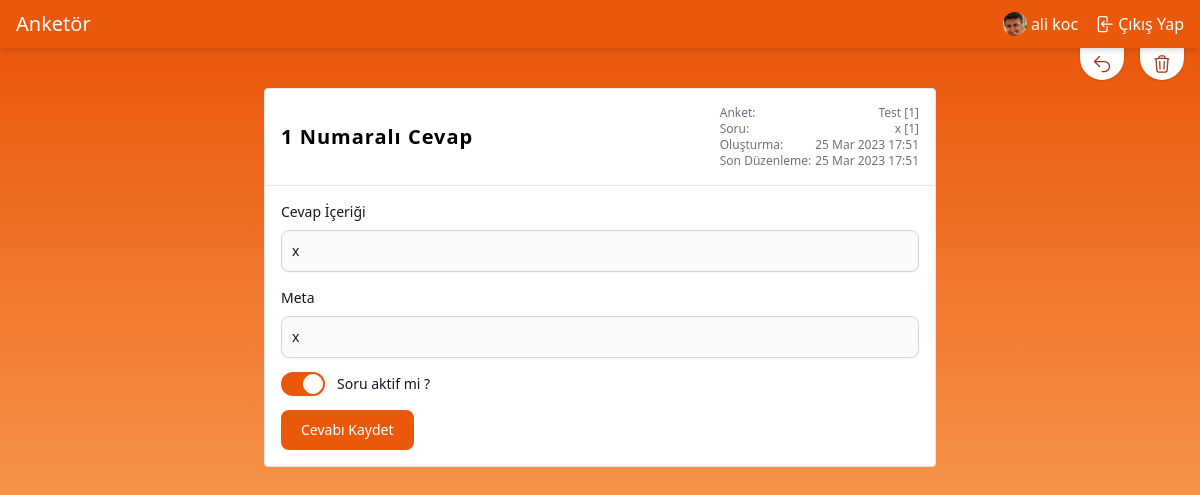
Screenshot of /polls/1/question/1/answer/1/update (signed in) with the database file from the repository.
### apps/account/models.py (models this page shows, shortened)
class User(AbstractBaseUser, PermissionsMixin):
    email = models.EmailField(max_length=254, unique=True)
    name = models.CharField(max_length=254, null=True, blank=True)
    is_staff = models.BooleanField(default=False)
    is_superuser = models.BooleanField(default=False)
    is_active = models.BooleanField(default=True)
    last_login = models.DateTimeField(null=True, blank=True)
    date_joined = models.DateTimeField(auto_now_add=True)
    USERNAME_FIELD = 'email'
    EMAIL_FIELD = 'email'
    REQUIRED_FIELDS = ["name"]
    objects = UserManager()
    class Meta:
        verbose_name = "Kullanıcı"
        verbose_name_plural = "Kullanıcılar"

class Profile(models.Model):
    user = models.OneToOneField(User, on_delete=models.CASCADE)
    image = models.ImageField(default='profile_pictures/def_profile.jpg', upload_to='profile_pictures')
    class Meta:
        verbose_name = "Profil"
        verbose_name_plural = "Profiller"

### apps/poll/models.py (models this page shows, shortened)
class PollAnswer(models.Model):
    poll = models.ForeignKey(
        Poll,
        on_delete=models.CASCADE,
        null=True,
        blank=True
    )
    question = models.ForeignKey(
        PollQuestion,
        on_delete=models.CASCADE,
        null=True,
        blank=True
    )
    meta = models.TextField(null=True, blank=True)
    content = models.TextField()
    is_active = models.BooleanField(default=False)
    created_at = models.DateTimeField(auto_now_add=True)
    updated_at = models.DateTimeField(auto_now=True)
    class Meta:
        ordering = ["-id"]
        db_table = "poll_answer"

class Poll(models.Model):
    author = models.ForeignKey(
        settings.AUTH_USER_MODEL,
        on_delete=models.CASCADE,
        null=True,
        blank=True
    )
    title = models.CharField(max_length=255)
    slug = models.SlugField(editable=False, null=True, blank=True, unique=True, db_index=True)
    meta_title = models.CharField(max_length=100, null=True, blank=True)
    tags = models.TextField(null=True, blank=True)
    description = models.TextField(null=True, blank=True)
    is_active = models.BooleanField(default=False)
    is_private = models.BooleanField(default=False)
    starts_at = models.DateTimeField(null=True, blank=True,
        help_text="date and time at which the poll open up for voting"
    )
    ends_at = models.DateTimeField(null=True, blank=True,
        help_text="date and time at which the poll closes for voting"
    )
    created_at = models.DateTimeField(auto_now_add=True)
    updated_at = models.DateTimeField(auto_now=True)
    class Meta:
        ordering = ["-id"]
        verbose_name = "Anket"
        verbose_name_plural = "Anketler"
        db_table = "poll"

class PollQuestion(models.Model):
    poll = models.ForeignKey(
        Poll,
        on_delete=models.CASCADE,
        null=True,
        blank=True
    )
    type = models.CharField(max_length=5, choices=PollQuestionChoices.get_choices(),
        default=PollQuestionChoices.get_default()
    )
    content = models.TextField()
    is_active = models.BooleanField(default=False)
    created_at = models.DateTimeField(auto_now_add=True)
    updated_at = models.DateTimeField(auto_now=True)
    class Meta:
        ordering = ["-id"]
        verbose_name = "Anket Soruları"
        verbose_name_plural = "Anket Soruları"
        db_table = "poll_question"

### apps/poll/views.py (the view, shortened to what this page needs)
# urls.py: path("<int:poll_id>/question/<int:question_id>/answer/<int:pk>/update", UpdatePollAnswer.as_view(),
class UpdatePollAnswer(LoginRequiredMixin, View):
    template_name = "poll/answer/update.html"
    def get(self, request, poll_id, question_id, pk):
        poll_object = get_object_or_404(Poll, pk=poll_id, author=self.request.user)
        answer_object = get_object_or_404(PollAnswer, pk=pk, poll_id=poll_object.id, question_id=question_id)
        return render(request, self.template_name, {"answer": answer_object})

### apps/poll/templates/poll/answer/update.html (shortened to what this page needs)
{% extends "base.html" %}
{% block content %}
  <section id="updateAnswer" class="from-orange-600 to-orange-300 bg-gradient-to-b">
    <div class="absolute flex right-0 space-x-4 px-4">
      <div>
        <a href="{% url "poll.answer.create" poll_id=answer.poll.id question_id=answer.question.id %}" title="Geri dön"
           class="flex bg-white rounded-b-full px-3 p-1.5 hover:py-3 transition-[padding] shadow">
          <svg xmlns="http://www.w3.org/2000/svg" fill="none" viewBox="0 0 24 24" stroke-width="1.5"
               stroke="currentColor"
               class="w-5 h-5 stroke-orange-800">
            <path stroke-linecap="round" stroke-linejoin="round" d="M9 15L3 9m0 0l6-6M3 9h12a6 6 0 010 12h-3"></path>
          </svg>
        </a>
      </div>
      <div>
        <form title="Sil"
              action="{% url "poll.answer.delete" poll_id=answer.poll.id question_id=answer.question.id pk=answer.id %}"
              method="post"
              class="flex bg-white rounded-b-full px-3 p-1.5 hover:py-3 transition-[padding] shadow">
          <button
            onclick="return confirm('Silmek istediğine emin misin ?')"
            type="submit">
          </button>
        </form>
      </div>
    </div>
    <div class="flex flex-col items-center my-10 mx-12 space-y-4">
      <div class="bg-white border rounded max-w-2xl w-full">
        <div class="p-4 sm:flex items-center justify-between">
          <h1 class="font-semibold text-xl tracking-wider">{{ answer.id }} Numaralı Cevap</h1>
          <div class="flex flex-col text-xs text-gray-500">
            <span>Anket: <span
              class="float-right ml-1">{{ answer.poll.title }} [{{ answer.poll.id }}] </span></span>
            <span>Soru: <span
              class="float-right ml-1">{{ answer.question.content }} [{{ answer.question.id }}] </span></span>
            <span>Oluşturma: <span class="float-right ml-1">{{ answer.created_at|date:"j M Y H:i" }}</span></span>
            <span>Son Düzenleme: <span class="float-right ml-1">{{ answer.updated_at|date:"j M Y H:i" }}</span></span>
          </div>
        </div>
        <hr>
        <div class="p-4">
          <form method="post">
            <div class="mb-4">
              <label for="content" class="block mb-2 text-sm font-medium text-gray-900">Cevap
                İçeriği</label>
              <input type="text" id="content" name="content"
                     value="{{ answer.content }}"
                     class="shadow-sm bg-gray-50 border border-gray-300 text-gray-900 text-sm rounded-lg focus:ring-orange-500 focus:border-orange-500 block w-full p-2.5"
                     placeholder="Soru" required>
            </div>
            <div class="mb-4">
              <label for="meta" class="block mb-2 text-sm font-medium text-gray-900">Meta</label>
              <input type="text" id="meta" name="meta"
                     value="{{ answer.meta }}"
                     class="shadow-sm bg-gray-50 border border-gray-300 text-gray-900 text-sm rounded-lg focus:ring-orange-500 focus:border-orange-500 block w-full p-2.5"
                     placeholder="Meta">
            </div>
            <div class="mb-4 flex items-center h-5">
              <label class="relative inline-flex items-center cursor-pointer">
                <div
                  class="w-11 h-6 bg-gray-200 peer-focus:outline-none peer-focus:ring-4 peer-focus:ring-orange-300 rounded-full peer peer-checked:after:translate-x-full peer-checked:after:border-white after:content-[''] after:absolute after:top-[2px] after:left-[2px] after:bg-white after:border-gray-300 after:border after:rounded-full after:h-5 after:w-5 after:transition-all peer-checked:bg-orange-600"></div>
                <span class="ml-3 text-sm font-medium text-gray-900">Soru aktif mi ?</span>
              </label>
            </div>
            <button type="submit"
                    class="text-white bg-orange-600 hover:bg-orange-700 focus:ring-4 focus:outline-none focus:ring-orange-300 font-medium rounded-lg text-sm px-5 py-2.5 text-center">
              Cevabı Kaydet
            </button>
          </form>
        </div>
      </div>
    </div>
  </section>
{% endblock %}

### templates/header.html (shortened to what this page needs)
{% load static %}
<header class="sticky w-full top-0 left-0 right-0 bottom-auto z-[990] bg-orange-600 text-white shadow-md p-2.5 px-4">
  <div class="flex items-center align-middle justify-between">
    <div>
      <a href="{% url "home" %}">
        <span class="text-xl font-medium">Anketör</span>
      </a>
    </div>
    <div class="flex justify-around items-center space-x-4">
      {% if not user.is_authenticated %}
        <a class="flex items-center space-x-1 hover:underline" href="{% url 'login' %}">
          <svg xmlns="http://www.w3.org/2000/svg" fill="none" viewBox="0 0 24 24" stroke-width="1.5"
               stroke="currentColor" class="w-5 h-5">
            <path stroke-linecap="round" stroke-linejoin="round"
                  d="M17.982 18.725A7.488 7.488 0 0012 15.75a7.488 7.488 0 00-5.982 2.975m11.963 0a9 9 0 10-11.963 0m11.963 0A8.966 8.966 0 0112 21a8.966 8.966 0 01-5.982-2.275M15 9.75a3 3 0 11-6 0 3 3 0 016 0z"></path>
          </svg>
          <span class="font-sans">Giriş Yap</span>
        </a>
      {% else %}
        <a href="{% url "poll.index" %}" class="flex hover:underline items-center space-x-1">
          <img class="w-6 rounded-full" src="{{ MEDIA_URL }}{{ user.profile.image.url }}"
               alt="{{ user.name }} profile image">
          <span>
            {% if user.name %} {{ user.name }} {% else %} {{ user.email }} {% endif %}
        </span>
        </a>
        <a class="flex items-center space-x-1 hover:underline" href="{% url 'logout' %}">
          <span class="font-sans">Çıkış Yap</span>
        </a>
      {% endif %}
    </div>
  </div>
</header>

### static/css/main.css (style rules this page uses)
html, body { height: 100%; width: 100%; margin: 0; padding: 0; }
body > main > section { flex: 1 1 auto; display: flex; flex-direction: column; }

### rows the page displays
User: profile.image (picture), name "ali koc"
PollAnswer: id "1", poll "Test", poll.id "1", question.content "x", question.id "1", created_at "25 Mar 2023 17:51", updated_at "25 Mar 2023 17:51", content "x", meta "x"
